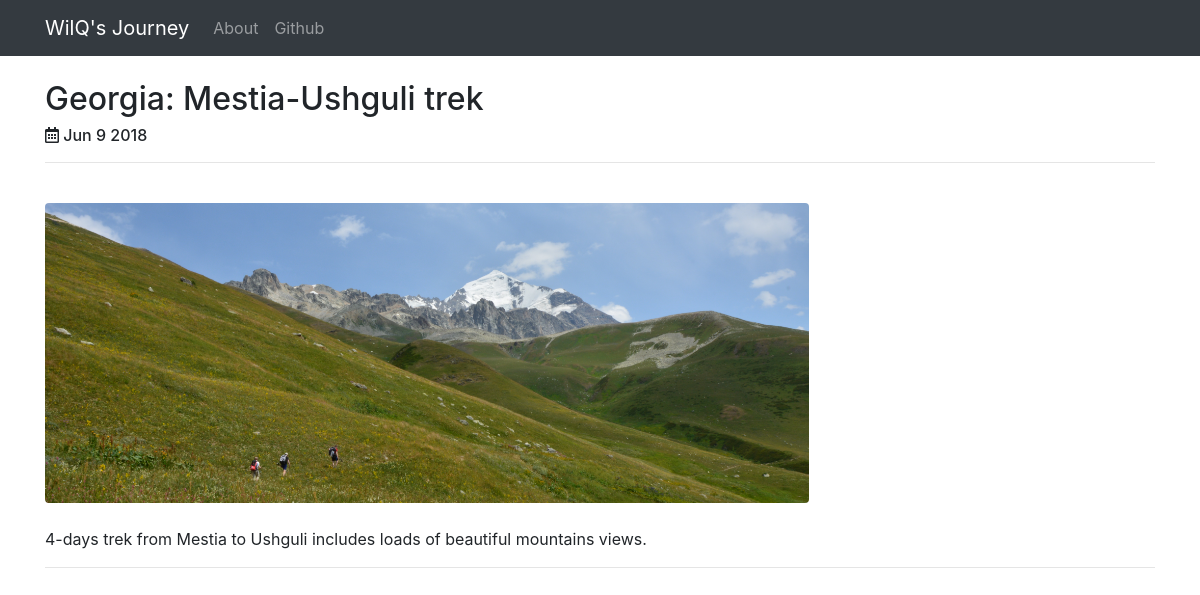
Page /posts/2/ on the committed database.
### posts/models.py (models this page shows, shortened)
class Post(models.Model):
    title = models.CharField(max_length=255)
    publish_date = models.DateTimeField()
    image = models.ImageField(upload_to='media/')
    body = models.TextField()
    def format_publish_date(self):
        return self.publish_date.strftime('%b %e %Y')

### posts/views.py (the view)
# urls.py: url(r'^posts/(?P<post_id>[0-9]+)/$', posts.views.post_details, name="post_detail"),
def post_details(request, post_id):
    post = get_object_or_404(Post, pk=post_id)
    return render(request, 'posts/post_details.html', {'post': post})

### posts/templates/posts/post_details.html (shortened to what this page needs)
<!doctype html>
<html lang="en">
  <head>
    <link rel="stylesheet" href="https://stackpath.bootstrapcdn.com/bootstrap/4.1.1/css/bootstrap.min.css">
    <link rel="stylesheet" href="https://use.fontawesome.com/releases/v5.0.13/css/all.css">
  </head>
  <body>
    <nav class="navbar navbar-expand-lg navbar-dark bg-dark">
      <div class="container">
        <a class="navbar-brand" href="{% url 'home' %}">WilQ's Journey</a>
        <div class="collapse navbar-collapse" id="navbarNav">
          <ul class="navbar-nav">
            <li class="nav-item">
              <a class="nav-link" href="{% url 'about' %}">About</a>
            </li>
            <li class="nav-item">
              <a class="nav-link" href="https://github.com/JoannaWilk">Github</a>
            </li>
          </ul>
        </div>
      </div>
    </nav>
    <div class="container">
      <br />
      <h2 class="text-left">{{ post.title }}</h2>
      <h6>
        <i class="far fa-calendar-alt"></i>
        {{ post.format_publish_date }}
      </h6>
      <hr />
      <br />
      <img src="{{ post.image.url }}" class="img-fluid rounded" style="max-height:300px">
      <br />
      <br />
      {{ post.body }}
      <hr />
    </div>
  </body>
</html>

### rows in the picture
Post: title "Georgia: Mestia-Ushguli trek", format_publish_date "Jun 9 2018", image (picture), body "4-days trek from Mestia to Ushguli includes loads of beautiful mountains views."
